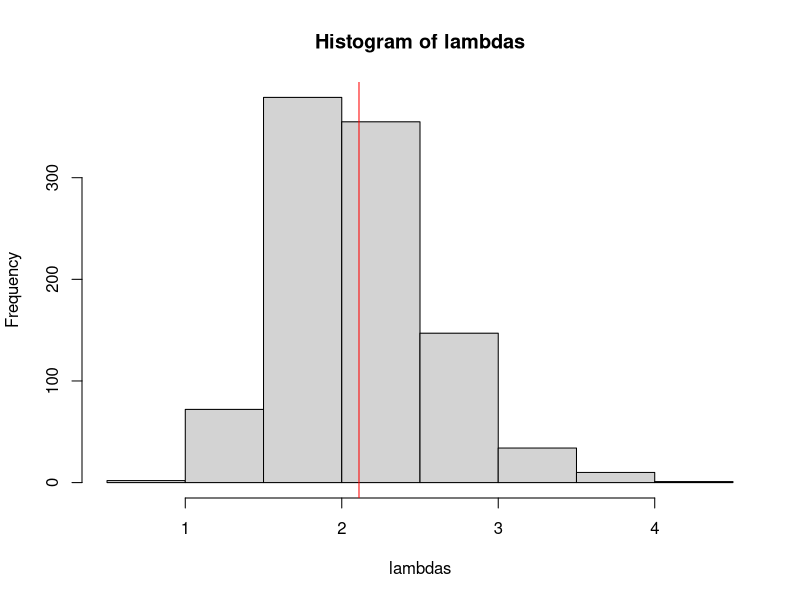
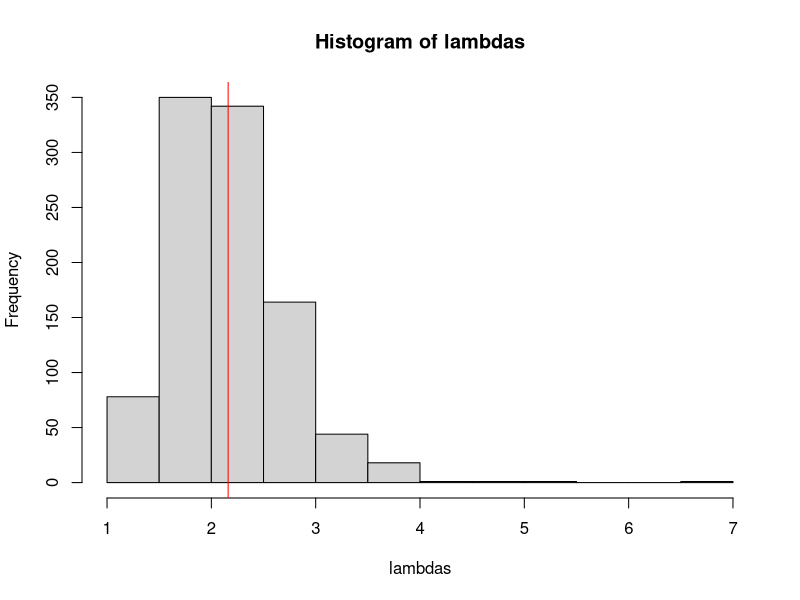
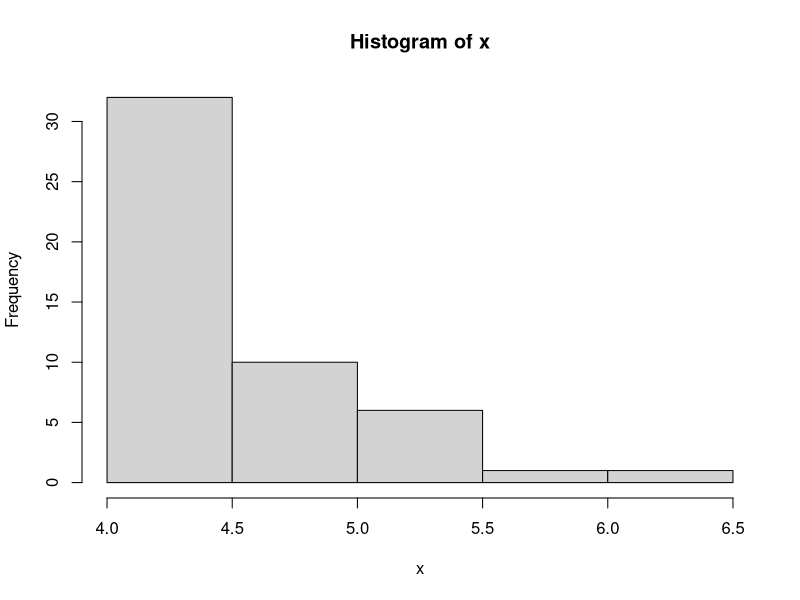

R code for these plots, in order:
#Math E-156 Script 7B-EstimationMoments.R

#Topic 1 - choosing one parameter to make the theoretical mean match the sample mean
# Based on section 6.2, pages 146-148 of the textbook
# This technique requires knowing the theoretical moments of varous 
# distributions, tabulated on pp. 396-399
# The number of sample moments must equal the number of parameters

#Example 6.8 uses a uniform distribution
#Generate 20 samples from a uniform distribution on [0, 8]
x <- runif(20, 0, 8)
#For the uniform distribution on [0, beta] the mean should be beta/2
#So to make the theoretical and observed moments agree, we double the sample mean to estmate beta
beta.hat <-2*mean(x); beta.hat
sum(x > beta.hat)  #if positive, indicates an impossible estimate
#Regenerate x a few times and you will get an impossible result
#We will find a "more efficient" estimator of the mean than this one.

#Example 6.9 uses an exponential distribution
#Generate 20 samples from an exponential distribution with lambda = 2.
#The theoretical mean is 1/lambda = 0.5
x <- rexp(20, 2)
lambda.hat <-1/mean(x); lambda.hat   #estimate of lambda for which the mean matches the sample mean
#Try this 1000 times to see how it does
N <- 1000; lambdas <- numeric(N); means <- numeric(N)
for (i in 1:N) {
  x <- rexp(20, 2)
  M1 <- mean(x)
  means[i] <- M1     #record the sample mean
  lambdas[i] <- 1/M1  #record the corresponding estmate of lambda
}
mean(means)   #theoretical value is 0.5
median(means) #for an exponential distribution the median is less than the mean -- persists in the sampling distribution
#In general, E[1/X] does not equal 1/E[X], and that is the case here.
mean(lambdas)  #theoretical value is not 2, alas
hist(lambdas)
abline(v = mean(lambdas), col = "red")
mean(lambdas > 2)  #comes out too large more than half the time

#We can only use one moment to estimate one parameter, but why not the second moment?
#The theoretical second moment is 2/lambda^2 = 0.5
x <- rexp(20, 2)
lambda.hat <- 2/sqrt(mean(x^2)); lambda.hat  #this value of lambda would match the observed second moment
#Try this 1000 times to see how it does
N <- 1000; lambdas <- numeric(N); moments2<-numeric(N)
for (i in 1:N) {
  x <- rexp(20, 2)
  M2 <- mean(x^2) 
  moments2[i] <- M2        #second moment of the sample
  lambdas[i] <- sqrt(2/M2)  #corresponding parameter estimate
}
mean(moments2)   #theoretical value is 0.5
mean(lambdas)  #because of exponential skewness, the theoretical value is not 2
hist(lambdas)
abline(v = mean(lambdas), col = "red")
mean(lambdas > 2)  #comes out too large more than half the time - problem is even worse than when we used the mean

#Topic 2 - using two sample moments to estmate two parameters
#With two parameters we can use two moments
#Example 6.11 -- Exponential distribution with lower limit delta
#This could happen if you start observing radioactive decays at time delta
#Choose delta = 4, lambda = 2, and generate 50 samples
x <- rexp(50,2) + 4
hist(x)
#Calculating the first two moments from the sample is easy
M1 = mean(x); M1
M2 = mean(x^2); M2

#The messy algebra on page 148 is not really necessary.
#For an exponential distribution the variance is 1/lambda^2 (page 397)
variance <- M2 - M1^2  #this sample variance is independent of delta
lambda.bar = 1/sqrt(variance); lambda.bar  #estimate of lambda based just on the sample variance
#If delta = 0, then the mean and standard deviation are equal, so
delta.bar = M1 - sqrt(variance); delta.bar #estimate of delta based on both sample moments

#If delta.bar > 4 then some of the samples might again be impossible
#Regenerate the sample a couple of times and you will probably observe this phenomenon.
sum(x < delta.bar)
